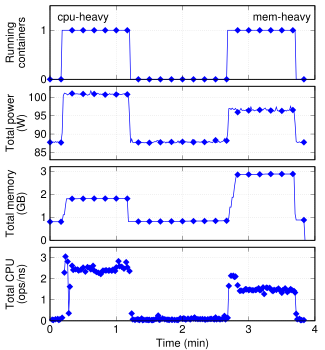

Here is the gnuplot script that generated this plot:
set term postscript color eps enhanced 16
set output "motivating_baseline.eps"
load "../styles.inc"

X_MARGIN=0.1
Y_MARGIN=0.02
WIDTH_IND=0.53
HEIGHT_IND=0.28
WIDTH_BETWEEN_X=0.03
WIDTH_BETWEEN_Y=-0.05

set size 0.65,1

set multiplot #layout 4, 1

set ytics format "%3h" offset 0.5,0
set ylabel offset 1.5,0

X_POS=0
Y_POS=0
set origin X_MARGIN+(X_POS*(WIDTH_IND+WIDTH_BETWEEN_X)), Y_MARGIN+(Y_POS*(HEIGHT_IND+WIDTH_BETWEEN_Y))
set size WIDTH_IND,HEIGHT_IND

unset title
set bmargin 2
set tmargin 0.2
set lmargin 0
set rmargin 0

set grid x front
set xtics 0,1 offset -0.25,0.25
set xrange [0:4]

set grid y
#set autoscale y

set ylabel "Total CPU\n(ops/ns)"
set xlabel "Time (min)" offset 0,0.5
set ytics 0,1
set yrange [0:3.5]
unset key
#This plot uses an hack to print values bigger than 0
plot \
  'data/random.dat' every 1\
     using ($1/60):($4>0?$4:1/0) with l ls 3 notitle 'random' ,\
  'data/random.dat' every 1\
     using ($1/60):($4>0?$4:1/0) with p ls 3 notitle 'random',\
  10000\
    w lp ls 3 title 'random'

unset xlabel
set xtics format ""

X_POS=0
Y_POS=1
set origin X_MARGIN+(X_POS*(WIDTH_IND+WIDTH_BETWEEN_X)), Y_MARGIN+(Y_POS*(HEIGHT_IND+WIDTH_BETWEEN_Y))
set size WIDTH_IND,HEIGHT_IND

set ylabel "Total memory\n(GB)"
set ytics 0,1
set yrange [0:3.2]
plot \
  'data/random.dat'\
   using ($1/60):($5/1000) with lines ls 3 notitle 'random', \
  'data/random.dat' every 10\
   using ($1/60):($5/1000) with p ls 3 notitle 'random', \
  100000000\
    w lp ls 3 title 'random'

X_POS=0
Y_POS=2
set origin X_MARGIN+(X_POS*(WIDTH_IND+WIDTH_BETWEEN_X)), Y_MARGIN+(Y_POS*(HEIGHT_IND+WIDTH_BETWEEN_Y))
set size WIDTH_IND,HEIGHT_IND

set ylabel "Total power\n(W)"
set ytics 85,5
set yrange [83:103]
plot \
  'data/random.dat'\
  	using ($1/60):($7/1000) with lines ls 3 notitle 'random', \
  'data/random.dat' every 10\
   using ($1/60):($7/1000) with p ls 3 notitle 'random', \
  100000000\
     w lp ls 3 title 'random'

X_POS=0
Y_POS=3
set origin X_MARGIN+(X_POS*(WIDTH_IND+WIDTH_BETWEEN_X)), Y_MARGIN+(Y_POS*(HEIGHT_IND+WIDTH_BETWEEN_Y))
set size WIDTH_IND,HEIGHT_IND

set label 1001 "cpu-heavy" at graph 0.125,0.85 center
set label 1002 "mem-heavy" at graph 0.875,0.85 center

set ylabel "Running\ncontainers"
set ytics 0,1
set yrange [0:1.5]

set key horizontal maxrows 1 samplen 1 width 1 at 280,2.2

plot \
  'data/random.dat'\
   	using ($1/60):($3) with lines ls 3 notitle 'random', \
  'data/random.dat' every 10\
   	using ($1/60):($3) with p ls 3 notitle 'random', \
  100000000\
	w lp ls 3 notitle 'random'

!epstopdf "motivating_baseline.eps"
!rm "motivating_baseline.eps"
quit
